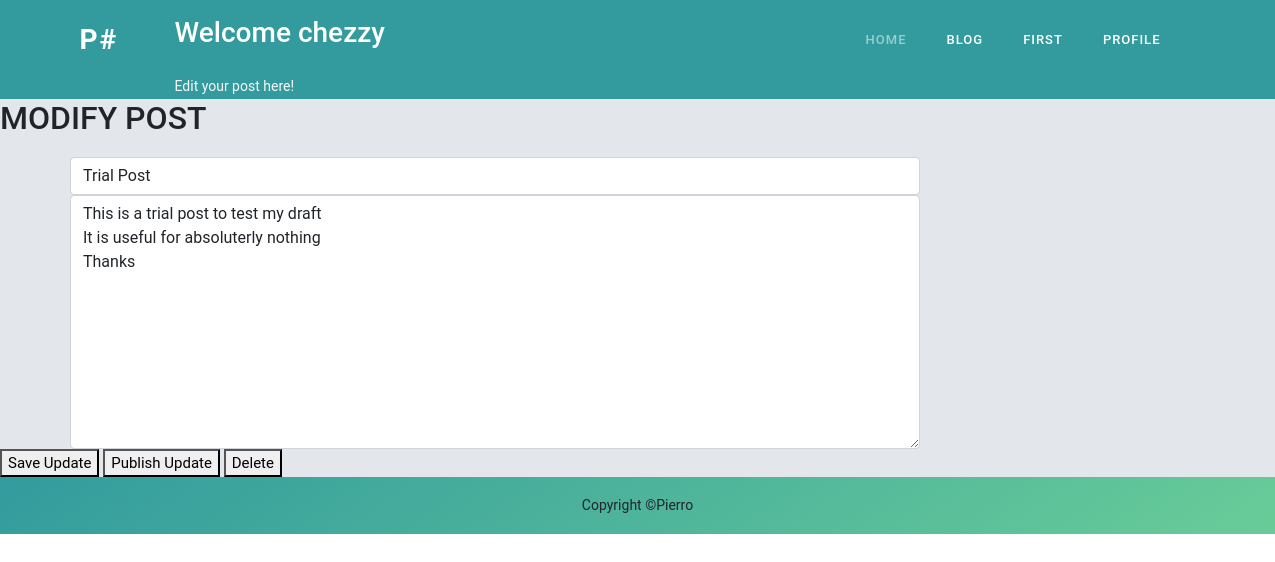
/blog/admin/modify/trial-post (signed in), run on the app's committed database.
### blog/models.py (models this page shows, shortened)
class Post(models.Model):
	STATUS = (
		(0, 'Draft'), (1, 'Publish')
		)
	author = models.ForeignKey(User, on_delete=models.CASCADE)
	title = models.CharField(max_length=200, unique=True)
	slug = models.SlugField(max_length=200, unique=True)
	body = models.TextField()
	status = models.IntegerField(choices=STATUS, default=0)
	date_created = models.DateTimeField(auto_now_add=True)
	date_modified = models.DateTimeField()
	class Meta:
		ordering = ['-date_created']

### blog/views.py (the view, shortened to what this page needs)
# urls.py: path('admin/modify/<slug:slug>', views.update_blog, name='update_blog'),
def update_blog(req, slug):
	queryset = get_object_or_404(Post, slug=slug)
	form = PostForm(instance=queryset)
	contxt = {'title':queryset.title, 'form': form, 'post': queryset}
	return render(req, 'blog/blog_modify.html', contxt)

### blog/forms.py
class PostForm(ModelForm):
	publish = forms.CharField(widget = forms.HiddenInput(attrs={'id': 'publish', 'value': 0}))
	class Meta:
		model = Post
		widgets = {
            'title': forms.TextInput(attrs={'placeholder': 'Title', 'class':'form-control',}),
            'body': forms.Textarea(
                attrs={'placeholder': 'Enter contents here!', 'class':'form-control', }),
        }
		fields = ['title', 'body', 'publish']

### blog/templates/blog/blog_modify.html (shortened to what this page needs)
{%extends 'base.html' %}
{%block content %}
	{% if user.is_authenticated %}
	<header style="background: rgb(51,155,158)">
    <div class="container">
        <div class="row">
            <div class="col-md-8 col-md-10 mx-auto">
                <div class="site-heading">
                    <h3 class="site-heading my-4 mt-3 text-white">Welcome {{user.username}} </h3>
                    <p class="text-light"> Edit your post here! &nbsp;
                    </p>
                </div>
            </div>
        </div>
    </div>
</header>
		<h2>MODIFY POST</h2>
		<form id="form" method="post" action="{%url 'update_blog' post.slug %}">
<div class="col-md-8 shift">
			{%for field in form%}
				<p>
					{{ field }}
				</p>
			{%endfor%}
</div>
		</form>
		<button onclick="beforeSave(); ">Save Update</button>
		 <button onclick="beforePublish(); ">Publish Update</button>
		 	<button onclick="delete_post(); "> Delete </button>
	{% endif %}
{%endblock%}

### static/css/style.css (style rules this page uses)
html, body, div, span, applet, object, iframe, h1, h2, h3, h4, h5, h6, p, blockquote, div pre, a, abbr, acronym, address, big, cite, code, del, dfn, em, font, img, ins, kbd, q, s, samp, small, strike, strong, sub, sup, tt, var, b, u, i, center, dl, dt, dd, ol, ul, li, figure, header, nav, section, article, aside, footer, figcaption { margin: 0; padding: 0; border: 0; outline: 0; }
header, nav, section, article, aside, footer, hgroup { display: block; }
* { box-sizing: border-box; }
html, body { font-family: 'Raleway', sans-serif; font-weight: 400; background-color: #fff; font-size: 16px; -ms-text-size-adjust: 100%; -webkit-font-smoothing: antialiased; -moz-osx-font-smoothing: grayscale; }
h1, h2, h3, h4, h5, h6 { margin-top: 0px; margin-bottom: 0px; }
p { font-size: 14px; line-height: 25px; color: #777; }
html, body { background: #fff; font-family: 'Raleway', sans-serif; }
*, *:before, *:after { -webkit-box-sizing: border-box; box-sizing: border-box; -webkit-font-smoothing: antialiased; -moz-osx-font-smoothing: grayscale; }

### blog/templates/blog/blog_modify.html (style rules this page uses)
body { font-family: "Roboto", sans-serif; font-size: 15px; background: #E3E7EB }
.shift { margin-left: 70px; margin-top: 20px; }

### data on the page
Post: form "Trial Post" "This is a trial post to test my draft It is useful for absoluterly nothing Thanks"

### other printed values
{{ user.username }} "chezzy"
